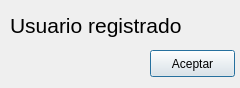
<?xml version="1.0" encoding="UTF-8"?>
<ui version="4.0">
 <class>UsuarioError</class>
 <widget class="QDialog" name="UsuarioError">
  <property name="geometry">
   <rect>
    <x>0</x>
    <y>0</y>
    <width>240</width>
    <height>88</height>
   </rect>
  </property>
  <property name="windowTitle">
   <string>Dialog</string>
  </property>
  <widget class="QLabel" name="label">
   <property name="geometry">
    <rect>
     <x>10</x>
     <y>10</y>
     <width>221</width>
     <height>31</height>
    </rect>
   </property>
   <property name="font">
    <font>
     <pointsize>16</pointsize>
    </font>
   </property>
   <property name="text">
    <string>Usuario registrado</string>
   </property>
  </widget>
  <widget class="QPushButton" name="botonRegresaLogin">
   <property name="geometry">
    <rect>
     <x>150</x>
     <y>50</y>
     <width>85</width>
     <height>27</height>
    </rect>
   </property>
   <property name="text">
    <string>Aceptar</string>
   </property>
  </widget>
 </widget>
 <resources/>
 <connections/>
</ui>
